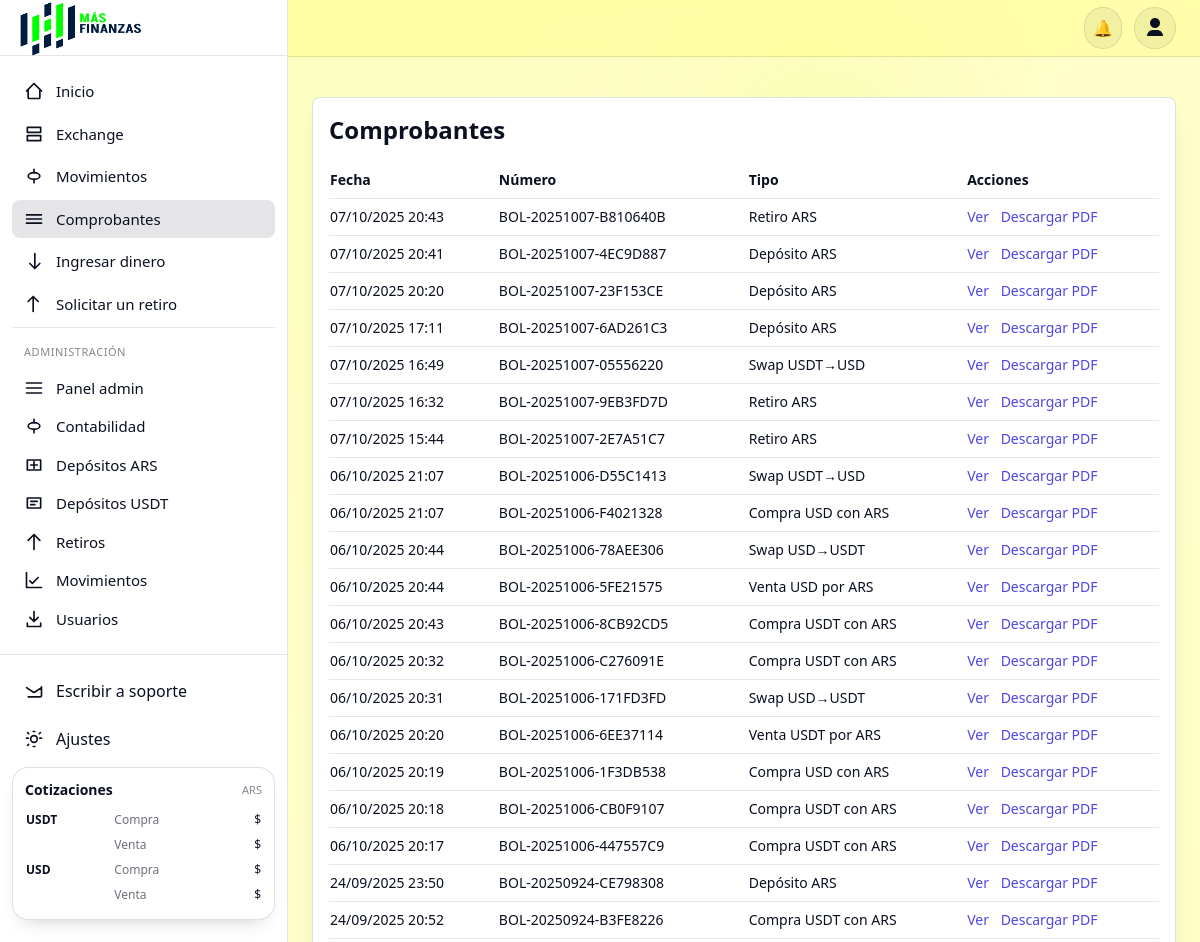
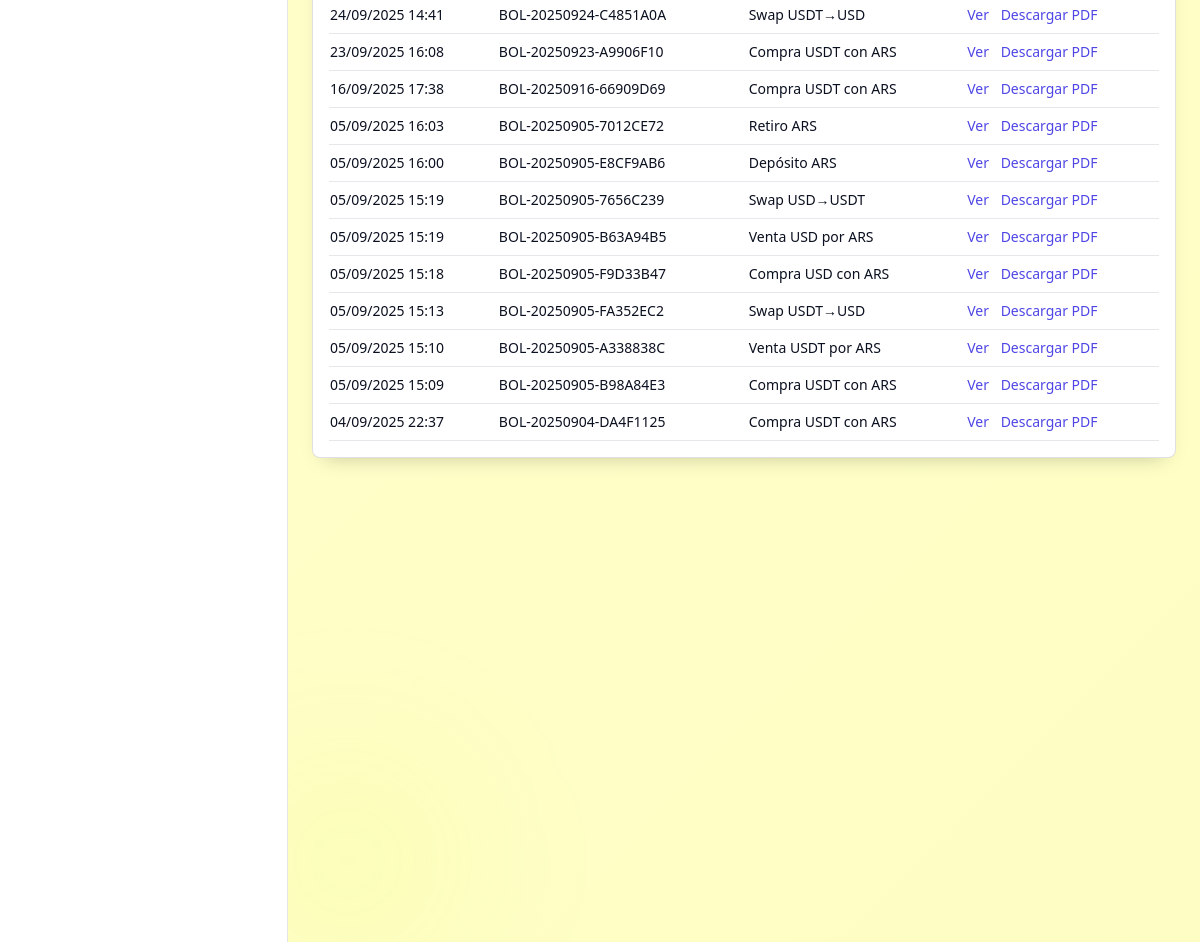
Screenshot of /comprobantes/ (signed in) with the database file from the repository (2 pictures, top to bottom).
### usuarios/models.py (models this page shows)
class BoletoOperacion(models.Model):
    TIPO = [
        ('compra_ars_usdt', 'Compra USDT con ARS'),
        ('compra_ars_usd',  'Compra USD con ARS'),
        ('venta_usdt_ars',  'Venta USDT por ARS'),
        ('venta_usd_ars',   'Venta USD por ARS'),
        ('swap_usd_usdt',   'Swap USD→USDT'),
        ('swap_usdt_usd',   'Swap USDT→USD'),
        ('deposito_ars',    'Depósito ARS'),
        ('deposito_usdt',   'Depósito USDT'),
        ('retiro_ars',      'Retiro ARS'),
        ('retiro_usdt',     'Retiro USDT'),
        ('retiro_usd',      'Retiro USD'),
    ]
    id = models.UUIDField(primary_key=True, default=uuid.uuid4, editable=False)
    usuario = models.ForeignKey(settings.AUTH_USER_MODEL, on_delete=models.PROTECT)
    movimiento = models.ForeignKey('usuarios.Movimiento', on_delete=models.SET_NULL, null=True, blank=True)
    tipo = models.CharField(max_length=32, choices=TIPO)
    numero = models.CharField(max_length=40, unique=True)          # ej: BOL-20250826-000123
    fecha_emision = models.DateTimeField(default=now)               # guardar con segundos
    snapshot = models.JSONField()                                   # todos los datos impresos
    pdf = models.FileField(upload_to='boletos/')
    pdf_sha256 = models.CharField(max_length=64)
    verificacion_code = models.CharField(max_length=64, unique=True)  # uuid/nonce
    anulado = models.BooleanField(default=False)  # por si necesitás anular con contracomprobante
    red = models.CharField(max_length=32, blank=True)
    wallet_origen = models.CharField(max_length=255, blank=True)
    wallet_destino = models.CharField(max_length=255, blank=True)
    txid = models.CharField(max_length=255, blank=True)
    class Meta:
        ordering = ['-fecha_emision']

### usuarios/views.py (the view)
# urls.py: path("comprobantes/", comprobantes, name="comprobantes"),
@login_required
def comprobantes(request):
    boletas = BoletoOperacion.objects.filter(usuario=request.user).order_by('-fecha_emision')
    return render(request, "usuarios/comprobantes.html", {"boletas": boletas})

### usuarios/templates/usuarios/comprobantes.html (shortened to what this page needs)
{% extends "base.html" %}
{% block content %}
<section class="card space-y-4 rounded-lg border py-4 px-4">
  <h1 class="text-2xl font-semibold ">Comprobantes</h1>
  <div class="overflow-x-auto">
    <table class="min-w-full text-sm">
      <thead>
        <tr class="border-b">
          <th class="text-left py-2">Fecha</th>
          <th class="text-left py-2">Número</th>
          <th class="text-left py-2">Tipo</th>
          <th class="text-left py-2">Acciones</th>
        </tr>
      </thead>
      <tbody>
        {% for b in boletas %}
        <tr class="border-b">
          <td class="py-2">{{ b.fecha_emision|date:"d/m/Y H:i" }}</td>
          <td class="py-2">{{ b.numero }}</td>
          <td class="py-2">{{ b.get_tipo_display }}</td>
          <td class="py-2 space-x-2">
            <a class="text-brand-600" href="{% url 'verificar_boleto' b.numero %}" target="_blank">Ver</a>
            <a class="text-brand-600" href="{% url 'descargar_boleto' b.numero %}">Descargar PDF</a>
          </td>
        </tr>
        {% empty %}
        <tr><td class="py-4 text-ink-500" colspan="4">No hay comprobantes aún.</td></tr>
        {% endfor %}
      </tbody>
    </table>
  </div>
</section>
{% endblock %}

### usuarios/templates/base.html (style rules this page uses)
:root { --bg: #fffb0036; --fg: #0B1020; --muted: #475569; --card: #ffffff; --ring: #121A36; --border: rgba(2, 6, 23, .12); --tint-5: rgba(2, 6, 23, .05); --tint-10: rgba(2, 6, 23, .10); --input-bg: #ffffff; --input-text: #0b1020; --input-border: rgba(2, 6, 23, 0.18); --input-placeholder: #6b7280; --accent: #002141; --accent-fg: #121A36; }
html { font-family: Inter, ui-sans-serif, system-ui, -apple-system, Segoe UI, Roboto, Helvetica, Arial, "Apple Color Emoji", "Segoe UI Emoji"; }
body { background: var(--bg); color: var(--fg); }
.card { background: var(--card); border: 1px solid var(--border); border-radius: 1rem; box-shadow: 0 10px 20px -12px rgba(0, 0, 0, .25); }

### rows the page displays
BoletoOperacion: fecha_emision "07/10/2025 20:43", numero "BOL-20251007-B810640B", tipo "Retiro ARS"
BoletoOperacion: fecha_emision "07/10/2025 20:41", numero "BOL-20251007-4EC9D887", tipo "Depósito ARS"
BoletoOperacion: fecha_emision "07/10/2025 20:20", numero "BOL-20251007-23F153CE", tipo "Depósito ARS"
BoletoOperacion: fecha_emision "07/10/2025 17:11", numero "BOL-20251007-6AD261C3", tipo "Depósito ARS"
BoletoOperacion: fecha_emision "07/10/2025 16:49", numero "BOL-20251007-05556220", tipo "Swap USDT→USD"
BoletoOperacion: fecha_emision "07/10/2025 16:32", numero "BOL-20251007-9EB3FD7D", tipo "Retiro ARS"
BoletoOperacion: fecha_emision "07/10/2025 15:44", numero "BOL-20251007-2E7A51C7", tipo "Retiro ARS"
BoletoOperacion: fecha_emision "06/10/2025 21:07", numero "BOL-20251006-D55C1413", tipo "Swap USDT→USD"
BoletoOperacion: fecha_emision "06/10/2025 21:07", numero "BOL-20251006-F4021328", tipo "Compra USD con ARS"
BoletoOperacion: fecha_emision "06/10/2025 20:44", numero "BOL-20251006-78AEE306", tipo "Swap USD→USDT"
BoletoOperacion: fecha_emision "06/10/2025 20:44", numero "BOL-20251006-5FE21575", tipo "Venta USD por ARS"
BoletoOperacion: fecha_emision "06/10/2025 20:43", numero "BOL-20251006-8CB92CD5", tipo "Compra USDT con ARS"
BoletoOperacion: fecha_emision "06/10/2025 20:32", numero "BOL-20251006-C276091E", tipo "Compra USDT con ARS"
BoletoOperacion: fecha_emision "06/10/2025 20:31", numero "BOL-20251006-171FD3FD", tipo "Swap USD→USDT"
BoletoOperacion: fecha_emision "06/10/2025 20:20", numero "BOL-20251006-6EE37114", tipo "Venta USDT por ARS"
BoletoOperacion: fecha_emision "06/10/2025 20:19", numero "BOL-20251006-1F3DB538", tipo "Compra USD con ARS"
BoletoOperacion: fecha_emision "06/10/2025 20:18", numero "BOL-20251006-CB0F9107", tipo "Compra USDT con ARS"
BoletoOperacion: fecha_emision "06/10/2025 20:17", numero "BOL-20251006-447557C9", tipo "Compra USDT con ARS"
BoletoOperacion: fecha_emision "24/09/2025 23:50", numero "BOL-20250924-CE798308", tipo "Depósito ARS"
BoletoOperacion: fecha_emision "24/09/2025 20:52", numero "BOL-20250924-B3FE8226", tipo "Compra USDT con ARS"
BoletoOperacion: fecha_emision "24/09/2025 14:41", numero "BOL-20250924-C4851A0A", tipo "Swap USDT→USD"
BoletoOperacion: fecha_emision "23/09/2025 16:08", numero "BOL-20250923-A9906F10", tipo "Compra USDT con ARS"
BoletoOperacion: fecha_emision "16/09/2025 17:38", numero "BOL-20250916-66909D69", tipo "Compra USDT con ARS"
BoletoOperacion: fecha_emision "05/09/2025 16:03", numero "BOL-20250905-7012CE72", tipo "Retiro ARS"
BoletoOperacion: fecha_emision "05/09/2025 16:00", numero "BOL-20250905-E8CF9AB6", tipo "Depósito ARS"
BoletoOperacion: fecha_emision "05/09/2025 15:19", numero "BOL-20250905-7656C239", tipo "Swap USD→USDT"
BoletoOperacion: fecha_emision "05/09/2025 15:19", numero "BOL-20250905-B63A94B5", tipo "Venta USD por ARS"
BoletoOperacion: fecha_emision "05/09/2025 15:18", numero "BOL-20250905-F9D33B47", tipo "Compra USD con ARS"
BoletoOperacion: fecha_emision "05/09/2025 15:13", numero "BOL-20250905-FA352EC2", tipo "Swap USDT→USD"
BoletoOperacion: fecha_emision "05/09/2025 15:10", numero "BOL-20250905-A338838C", tipo "Venta USDT por ARS"
BoletoOperacion: fecha_emision "05/09/2025 15:09", numero "BOL-20250905-B98A84E3", tipo "Compra USDT con ARS"
BoletoOperacion: fecha_emision "04/09/2025 22:37", numero "BOL-20250904-DA4F1125", tipo "Compra USDT con ARS"
